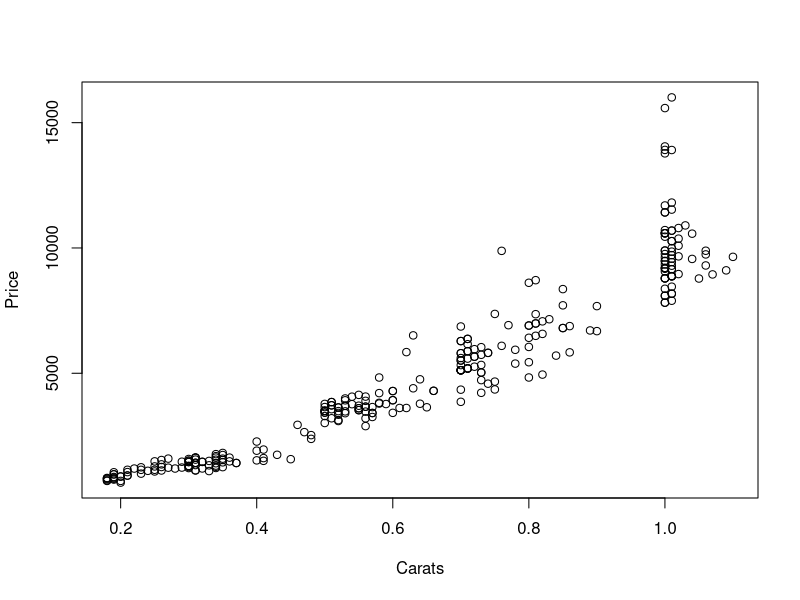
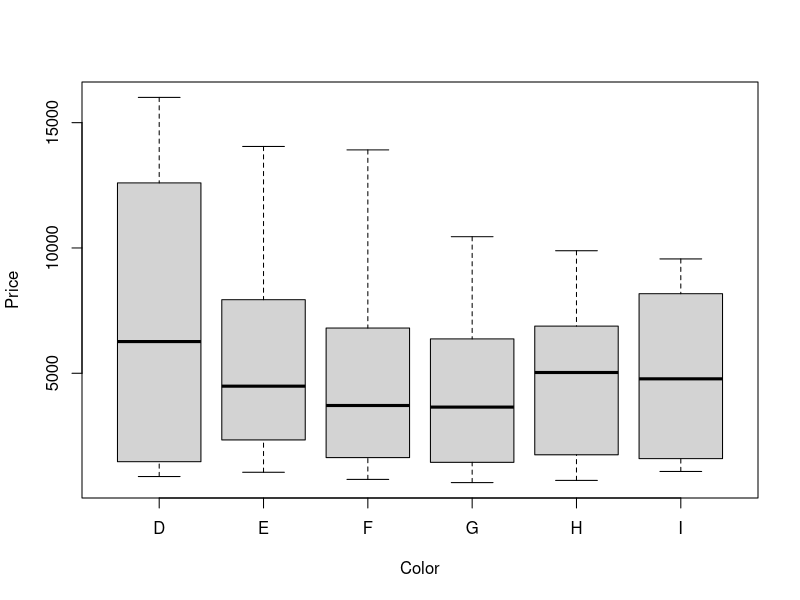
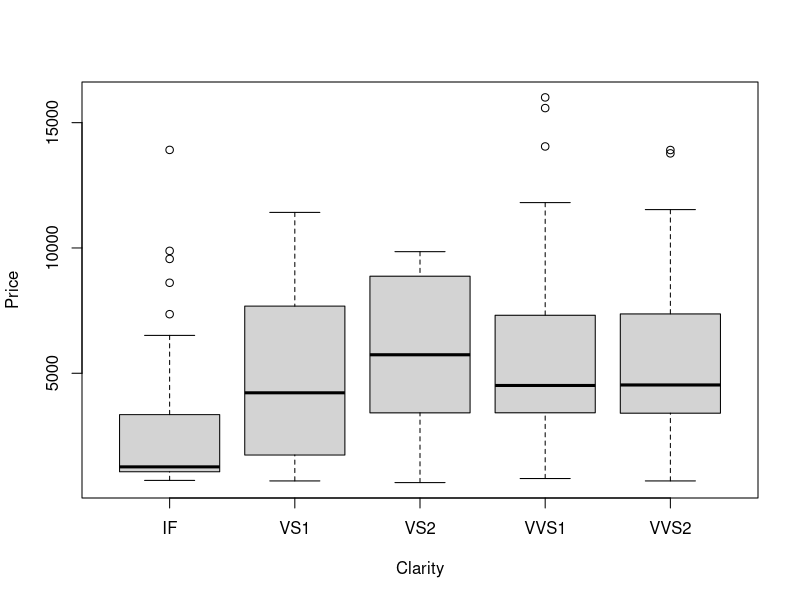
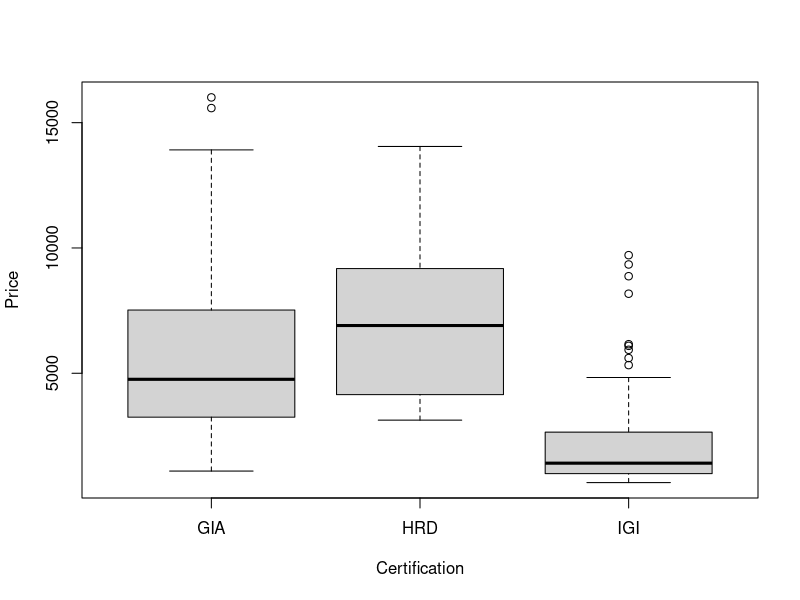
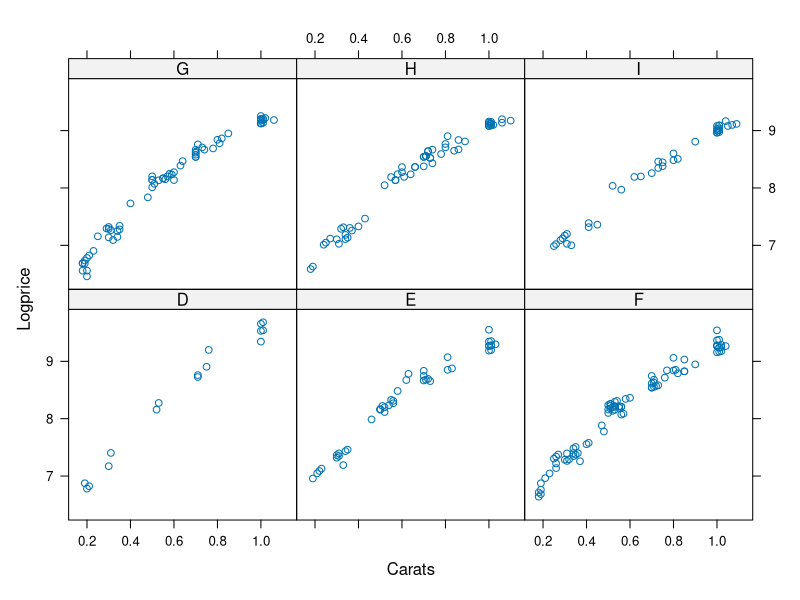
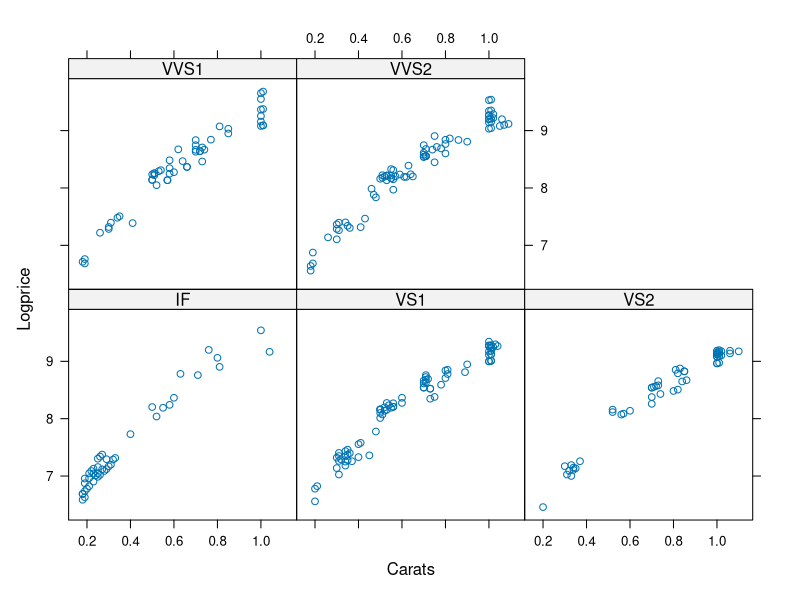
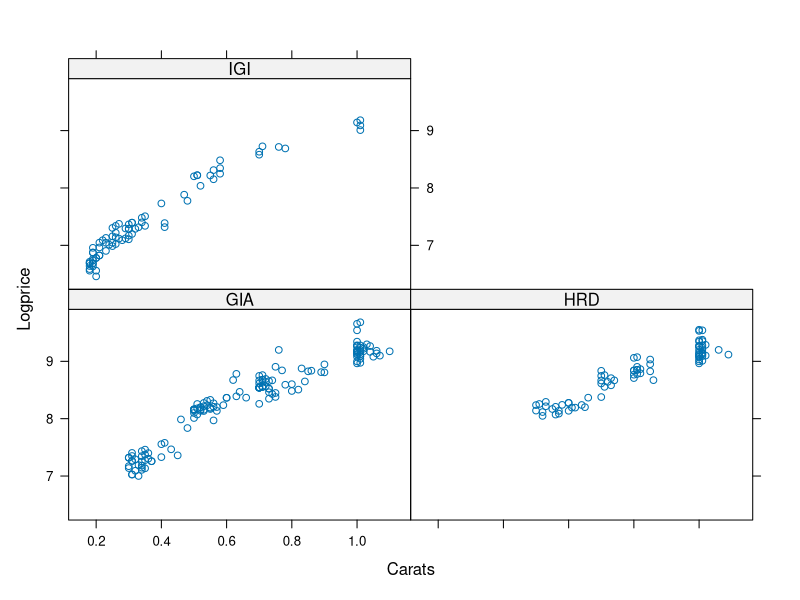
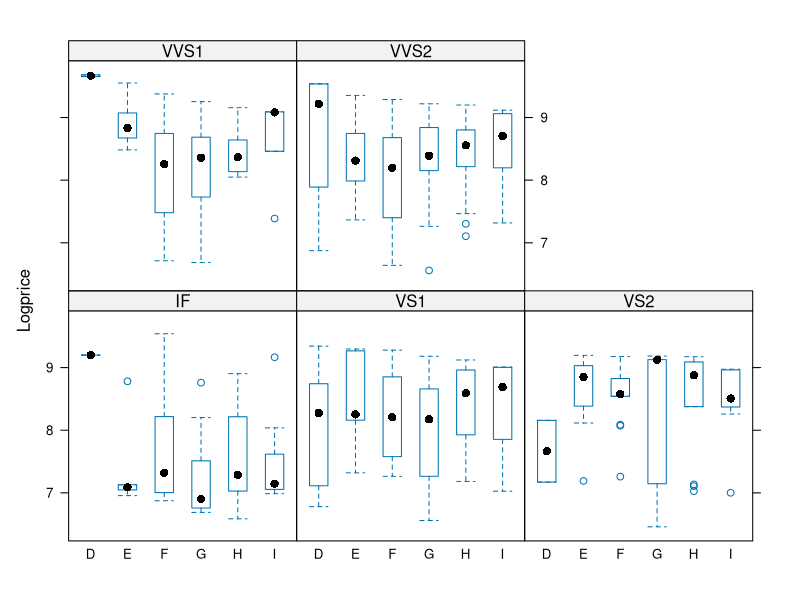

Write R code to recreate these figures, in order.
## ---- chunk 1
knitr::opts_chunk$set(echo = TRUE)
## ---- chunk 2
diamonds = read.csv("diamonds.csv", header = T)
head(diamonds)

#always good to do a summary to look for oddities and missing values
summary(diamonds)

#exploratory data analysis 
plot(y = diamonds$Price, x = diamonds$Carats, xlab = "Carats", ylab = "Price")
boxplot(Price~Color, data = diamonds, ylab = "Price", xlab = "Color")
boxplot(Price~Clarity, data = diamonds, ylab = "Price", xlab = "Clarity")
boxplot(Price~Certification, data = diamonds, ylab = "Price", xlab = "Certification")
## ---- chunk 3
#suggest nonconstant variance - try log(price).  quadratic relationship with carats: try carats^2
#these suggest some differences in prices across the categorical variables, but each
#all plots do not account for the effects of other variables (which is why we do multiple regression)

#make log of price
diamonds$Logprice = log(diamonds$Price)

#it helps interpretation to substract the mean from numerical predictors
diamonds$CaratsCent = diamonds$Carats - mean(diamonds$Carats)

#make carats squared
diamonds$Carats2 = diamonds$CaratsCent^2

#let's continue with the EDA. lattice is a great graphics library.
#if you have not installed it, type  install.packages("lattice")
#load it in to R each time you start R
library(lattice)

#you also can make these plots with ggplot -- I will post those commands later.

#let's look for interaction effects using trellis plots.  Let's use LogPrice on Carats by each color
xyplot(Logprice~Carats | Color, data = diamonds)

# slope in each plot is similar, so no strong evidence of interaction between Carats and Color 

#repeat for clarity and certification
xyplot(Logprice~Carats | Clarity, data = diamonds)
xyplot(Logprice~Carats | Certification, data = diamonds)

#same result: similar slopes in each panel, so no strong evidence of interactions with Carats 

#we also can examine trellis plots for box plots to see if there are interactions among categoical vars

bwplot(Logprice~Color | Clarity, data = diamonds)

#for any clarity category, the color box plots have a reasonably similar ordering. 
#So, no strong evidence of interaction between Clarity and Color
#repeat for Color and Certification, and Clarity and Certification (we did not do this in class)

## ---- chunk 4
#### fitting the multiple regression  ####

#so, our candidate model based on EDA is Logprice ~ Carats + Carats^2 + Color + Clarity + Certification + error 

#we need to make dummy variables for all the categorical data

#sample size
n = nrow(diamonds)

#create series of indicator variables for color
diamonds$colorD = rep(0, n)
diamonds$colorD[diamonds$Color == "D"] = 1

diamonds$colorE = rep(0, n)
diamonds$colorE[diamonds$Color == "E"] = 1

diamonds$colorF = rep(0, n)
diamonds$colorF[diamonds$Color == "F"] = 1

diamonds$colorG = rep(0, n)
diamonds$colorG[diamonds$Color == "G"] = 1

diamonds$colorH = rep(0, n)
diamonds$colorH[diamonds$Color == "H"] = 1

diamonds$colorI = rep(0, n)
diamonds$colorI[diamonds$Color == "I"] = 1

#create series of indicator variables for clarity
diamonds$clarityIF = rep(0, n)
diamonds$clarityIF[diamonds$Clarity == "IF"] = 1

diamonds$clarityVS1 = rep(0, n)
diamonds$clarityVS1[diamonds$Clarity == "VS1"] = 1

diamonds$clarityVS2 = rep(0, n)
diamonds$clarityVS2[diamonds$Clarity == "VS2"] = 1

diamonds$clarityVVS1 = rep(0, n)
diamonds$clarityVVS1[diamonds$Clarity == "VVS1"] = 1

diamonds$clarityVVS2 = rep(0, n)
diamonds$clarityVVS2[diamonds$Clarity == "VVS2"] = 1

#create series of indicator variables for certification
diamonds$certGIA = rep(0, n)
diamonds$certGIA[diamonds$Certification == "GIA"] = 1

diamonds$certIGI = rep(0, n)
diamonds$certIGI[diamonds$Certification == "IGI"] = 1

diamonds$certHRD = rep(0, n)
diamonds$certHRD[diamonds$Certification == "HRD"] = 1


#Let's fit a multiple linear regression model without transformations, just to see the impact

regPonAll = lm(Price~CaratsCent + colorE + colorF + colorG + colorH + colorI + clarityVS1 + clarityVS2 + clarityVVS1 + clarityVVS2 + certIGI + certHRD, data = diamonds, x=T)

#to view results, see
summary(regPonAll)  

##Let's confirm that the matrix algebra works.  Notice that I added a "x=T" in the lm call. This returns X.

Xmatrix = regPonAll$x
Xmatrix
Yvector = diamonds$Price

##compute X^tX
#use t(X) as the transpose and %*% for matrix multiplication
XtX=t(Xmatrix)%*%Xmatrix
XtX

##take the inverse of XtX
invXtX = solve(XtX)
invXtX
#compute X^tY
XtY = t(Xmatrix)%*%Yvector

#compute MLE
mles = invXtX %*% XtY
mles
## ---- chunk 5
##Let's confirm that the matrix algebra works.  Notice that I added a "x=T" in the lm call. This returns X.

Xmatrix = regPonAll$x
Xmatrix
Yvector = diamonds$Price

##compute X^tX
#use t(X) as the transpose and %*% for matrix multiplication
XtX=t(Xmatrix)%*%Xmatrix
XtX

##take the inverse of XtX
invXtX = solve(XtX)
invXtX
#compute X^tY
XtY = t(Xmatrix)%*%Yvector

#compute MLE
mles = invXtX %*% XtY
mles

#compute regression variance 
sigma2RSE = t(Yvector - Xmatrix %*% mles) %*% (Yvector - Xmatrix %*% mles) / (n - ncol(Xmatrix))
sqrt(sigma2RSE)

##regression covariance matrix 
Varbetahat = c(sigma2RSE)*invXtX  

colorgminuscolorh = c(0, 0, 0, 0, 1, -1, 0, 0, 0, 0, 0, 0, 0)
t(colorgminuscolorh) %*% mles

secolorgminuscolorh = sqrt(t(colorgminuscolorh) %*% Varbetahat %*% (colorgminuscolorh))

secolorgminuscolorh
